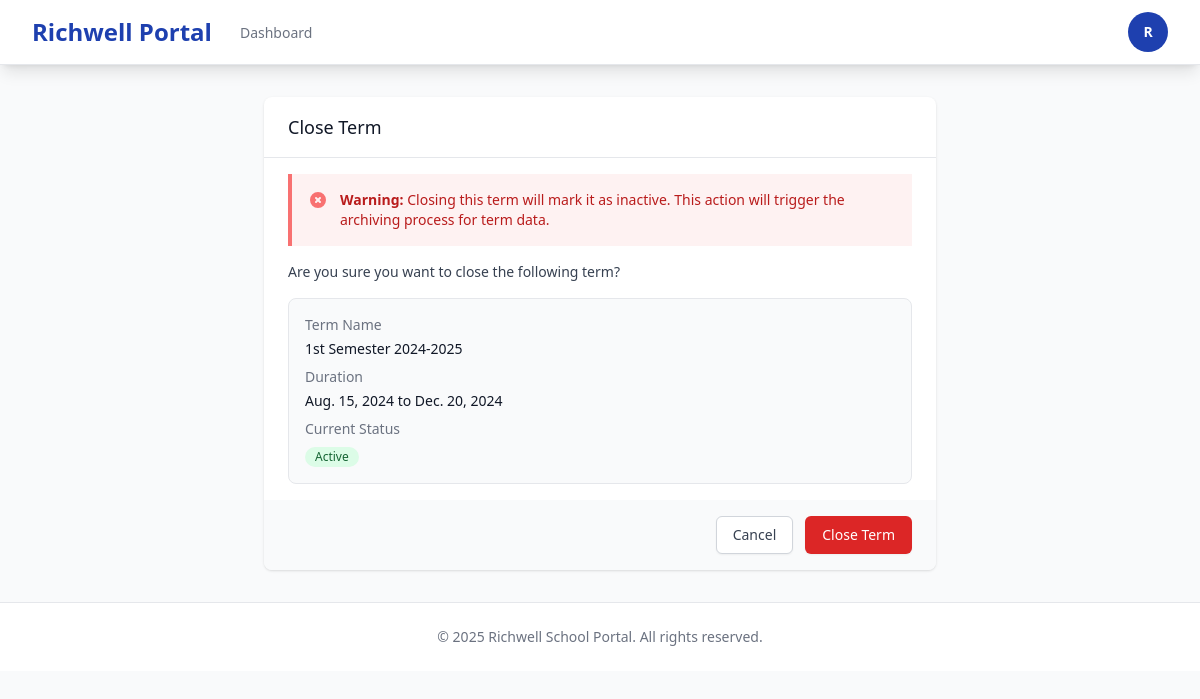
The page /registrar/enrollment/terms/1/close/ (signed in) on the database its author committed.
### users/models.py (models this page shows, shortened)
class User(AbstractUser):
    ROLE_CHOICES = [
        ('student', 'Student'),
        ('professor', 'Professor'),
        ('registrar', 'Registrar'),
        ('dean', 'Dean'),
        ('admission', 'Admission'),
        ('admin', 'Admin'),
    ]
    role = models.CharField(max_length=20, choices=ROLE_CHOICES)
    created_at = models.DateTimeField(auto_now_add=True)

### enrollment/models.py (models this page shows, shortened)
class Term(models.Model):
    LEVEL_CHOICES = [
        ('SHS', 'Senior High School'),
        ('Bachelor', 'Bachelor'),
        ('Masteral', 'Masteral'),
    ]
    name = models.CharField(max_length=50)
    level = models.CharField(max_length=20, choices=LEVEL_CHOICES, default='Bachelor')
    start_date = models.DateField()
    end_date = models.DateField()
    add_drop_deadline = models.DateField(null=True, blank=True)
    grade_encoding_deadline = models.DateField(null=True, blank=True)
    is_active = models.BooleanField(default=False)
    archived = models.BooleanField(default=False)
    created_at = models.DateTimeField(auto_now_add=True)
    class Meta:
        unique_together = ('name', 'level')

### enrollment/views.py (the view, shortened to what this page needs)
# urls.py: path('terms/<int:pk>/close/', views.term_close, name='term_close'),
@role_required('registrar')
def term_close(request, pk):
    term = get_object_or_404(Term, pk=pk)
    context = {
        'term': term,
    }
    return render(request, 'registrar/terms/term_close_confirm.html', context)

### templates/registrar/terms/term_close_confirm.html (shortened to what this page needs)
{% extends 'base.html' %}
{% block content %}
<div class="max-w-2xl mx-auto">
    <div class="bg-white shadow rounded-lg">
        <div class="px-6 py-4 border-b border-gray-200">
            <h3 class="text-lg font-medium text-gray-900">Close Term</h3>
        </div>
        <div class="px-6 py-4">
            <div class="bg-red-50 border-l-4 border-red-400 p-4 mb-4">
                <div class="flex">
                    <div class="flex-shrink-0">
                    </div>
                    <div class="ml-3">
                        <p class="text-sm text-red-700">
                            <strong>Warning:</strong> Closing this term will mark it as inactive. This action will trigger the archiving process for term data.
                        </p>
                    </div>
                </div>
            </div>
            <p class="text-sm text-gray-700 mb-4">
                Are you sure you want to close the following term?
            </p>
            <div class="bg-gray-50 rounded-lg p-4 border border-gray-200">
                <dl class="space-y-2">
                    <div>
                        <dt class="text-sm font-medium text-gray-500">Term Name</dt>
                        <dd class="mt-1 text-sm text-gray-900">{{ term.name }}</dd>
                    </div>
                    <div>
                        <dt class="text-sm font-medium text-gray-500">Duration</dt>
                        <dd class="mt-1 text-sm text-gray-900">{{ term.start_date }} to {{ term.end_date }}</dd>
                    </div>
                    <div>
                        <dt class="text-sm font-medium text-gray-500">Current Status</dt>
                        <dd class="mt-1">
                            {% if term.is_active %}
                            <span class="inline-flex items-center px-2.5 py-0.5 rounded-full text-xs font-medium bg-green-100 text-green-800">
                                Active
                            </span>
                            {% else %}
                            <span class="inline-flex items-center px-2.5 py-0.5 rounded-full text-xs font-medium bg-gray-100 text-gray-800">
                                Inactive
                            </span>
                            {% endif %}
                        </dd>
                    </div>
                </dl>
            </div>
        </div>
        <div class="px-6 py-4 bg-gray-50 flex justify-end space-x-3 rounded-b-lg">
            <a href="{% url 'enrollment:terms_list' %}"
               class="px-4 py-2 border border-gray-300 rounded-md shadow-sm text-sm font-medium text-gray-700 bg-white hover:bg-gray-50">
                Cancel
            </a>
            <form method="POST" class="inline">
                <button type="submit"
                        class="px-4 py-2 border border-transparent rounded-md shadow-sm text-sm font-medium text-white bg-red-600 hover:bg-red-700">
                    Close Term
                </button>
            </form>
        </div>
    </div>
</div>
{% endblock %}

### templates/base.html (shortened to what this page needs)
<!DOCTYPE html>
<html lang="en">
<head>
    <script src="https://cdn.tailwindcss.com"></script>
</head>
<body class="bg-gray-50 min-h-screen">
    {% if user.is_authenticated %}
    <nav class="bg-white shadow-lg border-b border-gray-200" x-data="{ open: false }">
        <div class="max-w-7xl mx-auto px-4 sm:px-6 lg:px-8">
            <div class="flex justify-between h-16">
                <div class="flex">
                    <div class="flex-shrink-0 flex items-center">
                        <a href="{% url 'dashboard' %}" class="text-2xl font-bold text-primary">
                            Richwell Portal
                        </a>
                    </div>
                    <div class="hidden sm:ml-6 sm:flex sm:space-x-8">
                        <a href="{% url 'dashboard' %}"
                           class="{% if request.resolver_match.url_name == 'dashboard' %}border-primary text-gray-900{% else %}border-transparent text-gray-500 hover:border-gray-300 hover:text-gray-700{% endif %} inline-flex items-center px-1 pt-1 border-b-2 text-sm font-medium">
                            Dashboard
                        </a>
                    </div>
                </div>
                <div class="hidden sm:ml-6 sm:flex sm:items-center">
                    <div class="relative" x-data="{ userMenu: false }">
                        <button @click="userMenu = !userMenu"
                                type="button"
                                class="bg-white flex text-sm rounded-full focus:outline-none focus:ring-2 focus:ring-offset-2 focus:ring-primary">
                            <div class="h-10 w-10 rounded-full bg-primary flex items-center justify-center text-white font-semibold">
                                {{ user.username|slice:":1"|upper }}
                            </div>
                        </button>
                    </div>
                </div>
            </div>
        </div>
    </nav>
    {% endif %}
    <main class="max-w-7xl mx-auto px-4 sm:px-6 lg:px-8 py-8">
        {% block content %}{% endblock %}
    </main>
    <footer class="bg-white border-t border-gray-200 mt-auto">
        <div class="max-w-7xl mx-auto py-6 px-4 sm:px-6 lg:px-8">
            <p class="text-center text-sm text-gray-500">
                &copy; 2025 Richwell School Portal. All rights reserved.
            </p>
        </div>
    </footer>
</body>
</html>

### rows shown on the page
User: username "R"
Term: name "1st Semester 2024-2025", start_date "Aug. 15, 2024", end_date "Dec. 20, 2024"
